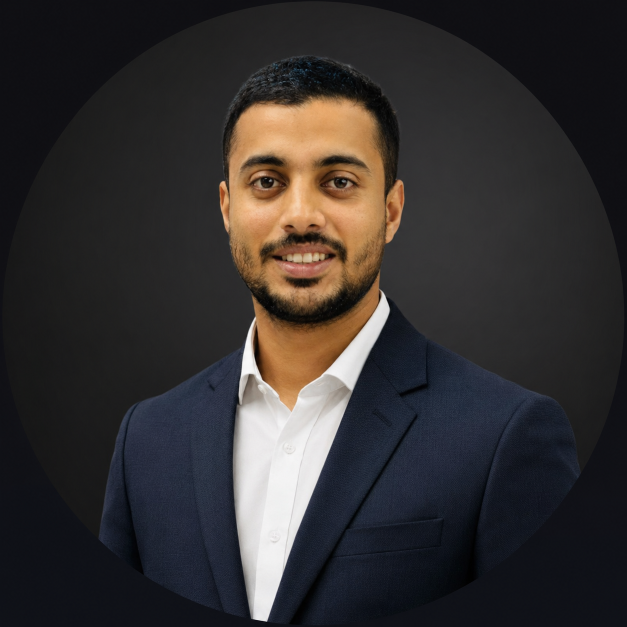
#> input picture assets/portrait.png, 1254 x 1254 px, found by its file name (shown at 1/2 size)
$ python prep_photo.py assets/portrait.png assets/portrait_small.png --width 60
#> lines starting #> are read from the running program, lines starting #| are printed output that depends on the picture
"""
prep_photo.py
Preprocess a portrait photo so it converts cleanly into ASCII art:
- crop to a centered square (face-focused)
- convert to grayscale
- resize to a small dense grid (ASCII width x height)
- apply slight contrast boost so ASCII shading reads well in a terminal

Usage:
    python3 prep_photo.py assets/portrait.png assets/portrait_small.png --width 60
"""
import argparse
from PIL import Image, ImageOps, ImageEnhance


def prep(src_path, dst_path, width=60, aspect_correction=0.55):
#> called with src_path = 'assets/portrait.png', dst_path = 'assets/portrait_small.png', width = 60, aspect_correction = 0.55
    img = Image.open(src_path).convert("RGB")
#> img is the input picture: PIL image 1254x1254 RGB; mean R, G, B 51.5, 47.9, 47.9

    # Center-crop to square using the shorter side
    w, h = img.size
#> w = 1254; h = 1254
    side = min(w, h)
#> side = 1254
    left = (w - side) // 2
#> left = 0
    top = (h - side) // 2
#> top = 0
    img = img.crop((left, top, left + side, top + side))

    # Grayscale + autocontrast so ASCII shading has full range
    img = ImageOps.grayscale(img)
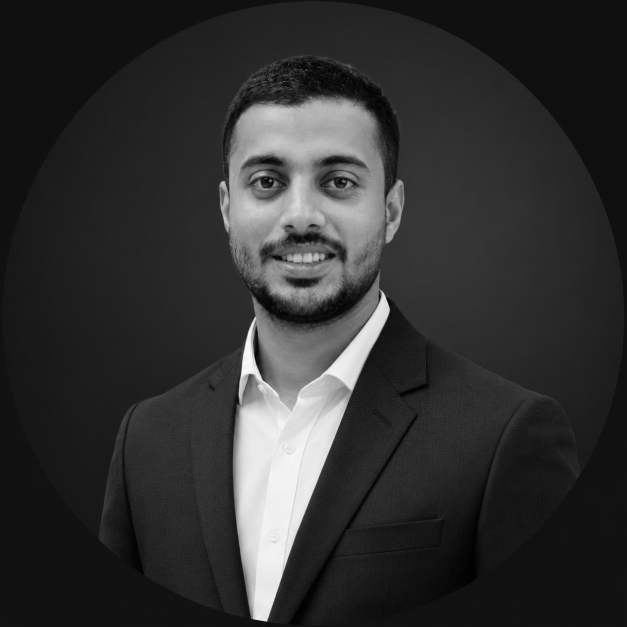
#> img: PIL image 1254x1254 L (shown at 1/2 size); min 0, max 250, mean 48.9
    img = ImageOps.autocontrast(img, cutoff=1)

    # Slight contrast + sharpness boost helps facial features survive
    # the drop to a coarse character grid
    img = ImageEnhance.Contrast(img).enhance(1.25)
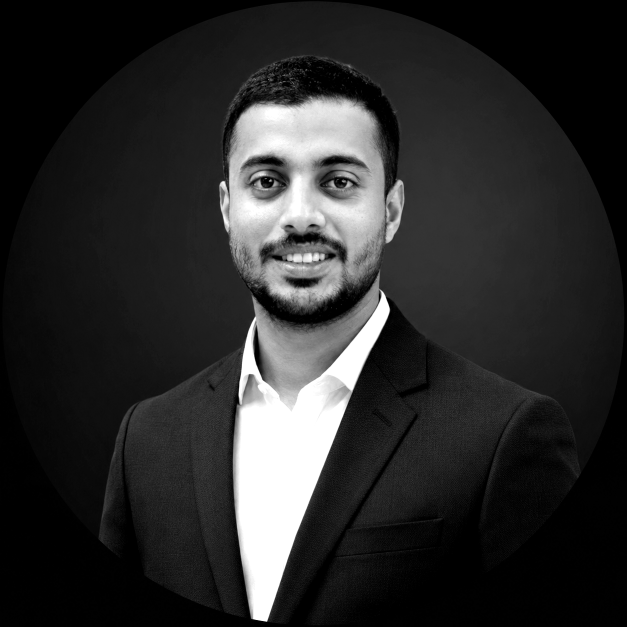
#> img: PIL image 1254x1254 L (shown at 1/2 size); min 0, max 255, mean 43.1
    img = ImageEnhance.Sharpness(img).enhance(1.5)

    # Terminal/monospace characters are taller than they are wide, so
    # we shrink the height relative to width to avoid a squashed look
    height = int(width * aspect_correction)
    img = img.resize((width, height), Image.LANCZOS)
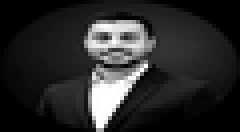
#> img: PIL image 60x33 L (shown 4 times larger); min 0, max 255, mean 42.9

    img.save(dst_path)
    print(f"Saved {dst_path} ({width}x{height})")
    return img


if __name__ == "__main__":
    parser = argparse.ArgumentParser()
    parser.add_argument("src")
    parser.add_argument("dst")
    parser.add_argument("--width", type=int, default=60)
    args = parser.parse_args()
    prep(args.src, args.dst, width=args.width)
